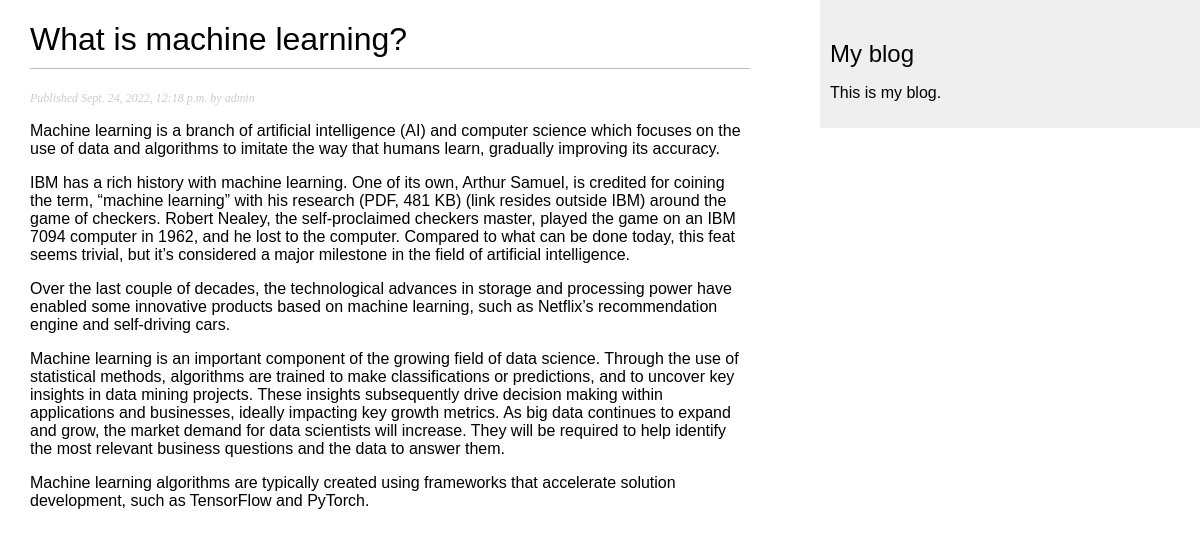
/blog/5/, run on the app's committed database.
### blog/models.py (models this page shows, shortened)
class Post(models.Model):
    class Status(models.TextChoices):
        DRAFT = 'DF', 'Draft'
        PUBLISHED = 'PB', 'Published'
    title = models.CharField(max_length=250)
    slug = models.SlugField(max_length=250)  #implies an Index by default
    author = models.ForeignKey(User, on_delete=models.CASCADE,
                            related_name='blog_posts')  #a user caan write any number of posts:user.blog_posts
    body = models.TextField()
    publish = models.DateTimeField(default=timezone.now)
    created_at = models.DateTimeField(auto_now_add=True)
    updated = models.DateTimeField(auto_now=True)
    status = models.CharField(max_length=2, choices=Status.choices, default=Status.DRAFT)
    objects = models.Manager()  #the default manager
    published = PublishedManager()  #our custom manager
    class Meta:
        ordering = ['-publish']  #from newest to oldest: in descending order
        indexes = [
            models.Index(fields=['-publish']),
        ]  #to speed up our database query

### blog/views.py (the view)
# urls.py: path('<int:id>/', views.post_detail, name='post_detail'),
def post_detail(request, id):
    post = get_object_or_404(Post,
                            id=id,
                            status=Post.Status.PUBLISHED)
    context = {'post': post}
    return render(request, 'blog/post/detail.html', context)

### blog/templates/blog/post/detail.html (shortened to what this page needs)
{% extends 'blog/base.html' %}
{% block content %}
    <h1>{{ post.title }}</h1>
        <p class="date">
            Published {{ post.publish }} by {{ post.author }}
        </p>
        {{ post.body|linebreaks }}
{% endblock %}

### static/css/blog.css (style rules this page uses)
body { margin:0; padding:0; font-family:helvetica, sans-serif; }
h1 { font-weight:normal; border-bottom:1px solid #bbb; padding:0 0 10px 0; }
p.date { color:#ccc; font-family: georgia, serif; font-size: 12px; font-style: italic; }

### data on the page
Post: title "What is machine learning?", publish "Sept. 24, 2022, 12:18 p.m.", author "admin", body "Machine learning is a branch of artificial intelligence (AI) and computer science which focuses on the use of data and algorithms to imitate the way that humans learn, gradually improving its accuracy. IBM has a rich history with machine learning. One of its own, Arthur Samuel, is credited for coining the term, “machine learning” with his research (PDF, 481 KB) (link resides outside IBM) around the game of checkers. Robert Nealey, the self-proclaimed checkers master, played the game on an IBM 7094 computer in 1962, and he lost to the computer. Compared to what can be done today, this feat seems trivial, but it’s considered a major milestone in the field of artificial intelligence. Over the…"
